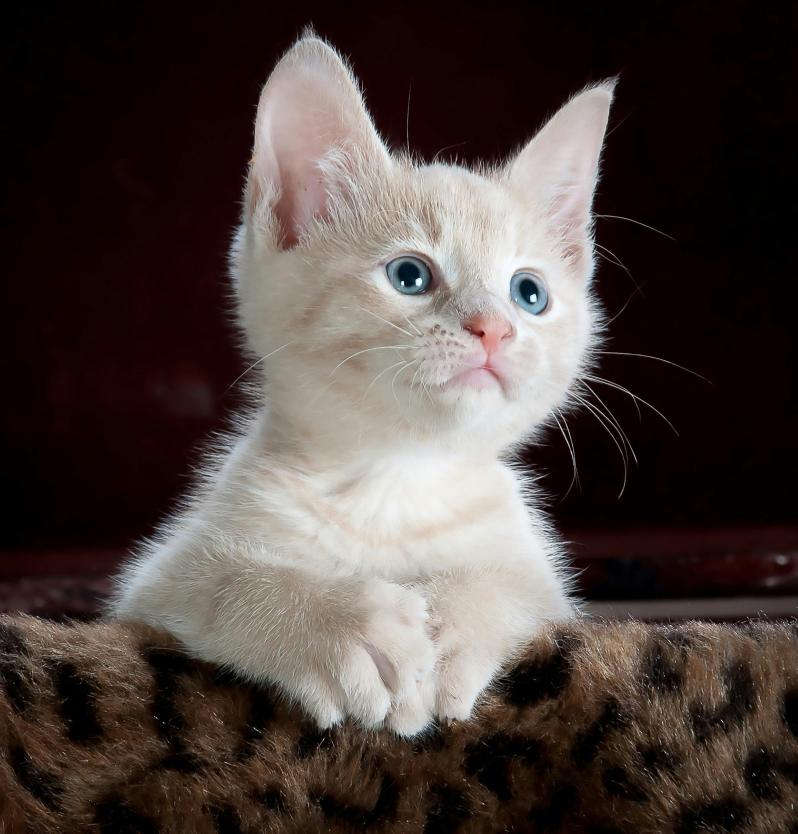
#> input picture 03_Matplotlib/images/cat.jpeg, 2392 x 2500 px, found by its file name (shown at 1/3 size)
$ jupyter execute 03_Matplotlib.ipynb
#> lines starting #> are read from the running program, lines starting #| are printed output that depends on the picture
[cell 1]
import numpy as np
import matplotlib.pyplot as plt

x = np.linspace(0, 20, 200)

# lets use numpy and get sin for each value of x
# without writing any loop explicitly
y = np.sin(x)

# create the plot
plt.plot(x, y)

# optional but a good practice
# let's give x and y axis names
plt.xlabel("x")
plt.ylabel("sin(x)")

# let's also give the plot a title
plt.title("Sin Wave")

# finally show our plot
plt.show()
#> figure, not shown here; curve peaks at x = 7.84, y = 1

[cell 2]
np.random.seed(42)

# Generate data for two classes
class1_x = np.random.normal(2, 0.5, 50)
class1_y = np.random.normal(2, 0.5, 50)
class2_x = np.random.normal(4, 0.5, 50)
class2_y = np.random.normal(4, 0.5, 50)

# Create the scatter plot
plt.scatter(class1_x, class1_y, color='blue', label='Class 1')
plt.scatter(class2_x, class2_y, color='green', label='Class 2')
plt.xlabel('Feature 1')
plt.ylabel('Feature 2')
plt.title('Scatter Plot for Classification')
plt.legend()
plt.grid(True)
plt.show()

[cell 3]
np.random.seed(42)

# Generate data for class 1 (below the curve y = x^2)
class1_x = np.random.uniform(-2, 2, 100)
class1_y = class1_x**2 - np.random.uniform(0.5, 3, 100)

# Generate data for class 2 (above the curve y = x^2)
class2_x = np.random.uniform(-2, 2, 100)
class2_y = class2_x**2 + np.random.uniform(0.5, 3, 100)

# Create the scatter plot
plt.scatter(class1_x, class1_y, color='blue', label='Class 1')
plt.scatter(class2_x, class2_y, color='red', label='Class 2')
plt.xlabel('Feature 1')
plt.ylabel('Feature 2')
plt.title('Scatter Plot for Classification with Quadratic Boundary')
plt.legend()
plt.grid(True)

plt.show()
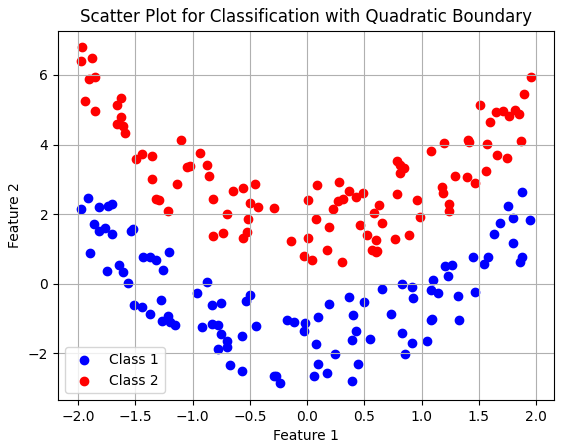
#> figure drawn by matplotlib, 1 panel

[cell 4]
import numpy as np
import matplotlib.pyplot as plt

# Set random seed for reproducibility
np.random.seed(42)

# Define the cubic function
def cubic_function(x):
    return x**3 - 2*x + 5

# Generate data for class 1 (below the curve y = x^3 - 2x + 5)
class1_x = np.random.uniform(-3, 3, 150)
class1_y = cubic_function(class1_x) - np.random.uniform(1, 10, 150)

# Generate data for class 2 (above the curve y = x^3 - 2x + 5)
class2_x = np.random.uniform(-3, 3, 150)
class2_y = cubic_function(class2_x) + np.random.uniform(1, 10, 150)

# Create the scatter plot
plt.scatter(class1_x, class1_y, color='blue', label='Class 1')
plt.scatter(class2_x, class2_y, color='red', label='Class 2')
plt.xlabel('Feature 1')
plt.ylabel('Feature 2')
plt.title('Scatter Plot for Classification with Cubic Boundary')
plt.legend()
plt.grid(True)

plt.show()
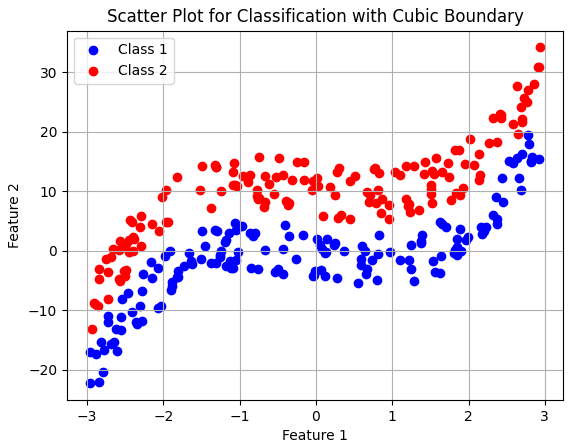
#> figure drawn by matplotlib, 1 panel

[cell 5]
import numpy as np
import matplotlib.pyplot as plt

# Set random seed for reproducibility
np.random.seed(42)

# Define the quadratic functions
def quadratic_function_1(x):
    return x**2 - 2

def quadratic_function_2(x):
    return -x**2 + 2

def quadratic_function_3(x):
    return x**2 + 2

# Generate data for class 1 (below the curve y = x^2 - 2)
class1_x = np.random.uniform(-2, 2, 100)
class1_y = quadratic_function_1(class1_x) - np.random.uniform(1, 3, 100)

# Generate data for class 2 (between the curves y = x^2 - 2 and y = -x^2 + 2)
class2_x = np.random.uniform(-2, 2, 100)
class2_y = np.random.uniform(quadratic_function_1(class2_x) + 0.5, quadratic_function_2(class2_x) - 0.5, 100)

# Generate data for class 3 (above the curve y = -x^2 + 2)
class3_x = np.random.uniform(-2, 2, 100)
class3_y = quadratic_function_2(class3_x) + np.random.uniform(1, 3, 100)

# Create the scatter plot
plt.scatter(class1_x, class1_y, color='blue', label='Class 1')
plt.scatter(class2_x, class2_y, color='green', label='Class 2')
plt.scatter(class3_x, class3_y, color='red', label='Class 3')
plt.xlabel('Feature 1')
plt.ylabel('Feature 2')
plt.title('Scatter Plot for Multi-Class Classification with Quadratic Boundaries')
plt.legend()
plt.grid(True)

# Plot the quadratic boundaries
x_curve = np.linspace(-2, 2, 400)
y_curve_1 = quadratic_function_1(x_curve)
y_curve_2 = quadratic_function_2(x_curve)
y_curve_3 = quadratic_function_3(x_curve)

plt.show()
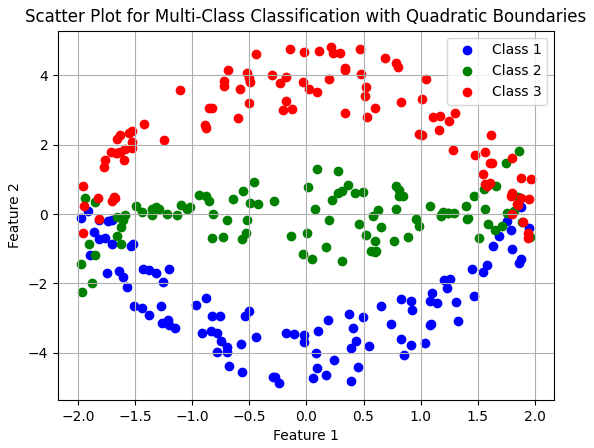
#> figure drawn by matplotlib, 1 panel

[cell 6]
import matplotlib.pyplot as plt
image_path = "C:\\Users\\rupan\\Downloads\\cat.jpeg"
image = plt.imread(image_path)
#> image is the input picture: shape (2500, 2392, 3); mean R, G, B 77.4, 66.8, 63.1

# displaying image
plt.imshow(image)
plt.show()

[cell 7]
from PIL import Image

image_url = "C:\\Users\\rupan\\Downloads\\cat.jpeg"
image = Image.open(image_url)
image_numpy = np.array(image)
print(image_numpy.shape)
#| (2500, 2392, 3)
print(image.size)
#| (2392, 2500)
resized_image = image.resize((image.width // 2, image.height // 2))
print(np.array(resized_image).shape)
#| (1250, 1196, 3)
cropped_image = image.crop((0, 0, 1200, 1200))
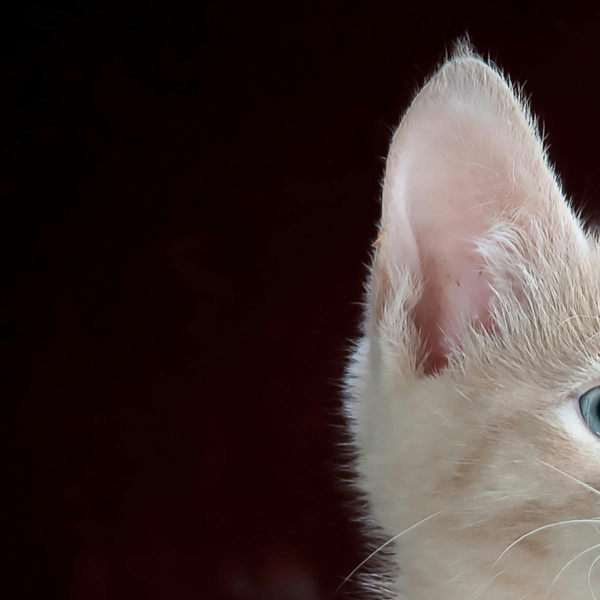
#> cropped_image: PIL image 1200x1200 RGB (shown at 1/2 size); mean R, G, B 63.1, 49.3, 47.3
print(np.array(resized_image).shape)
#| (1250, 1196, 3)
grayscale_image = image.convert('L')
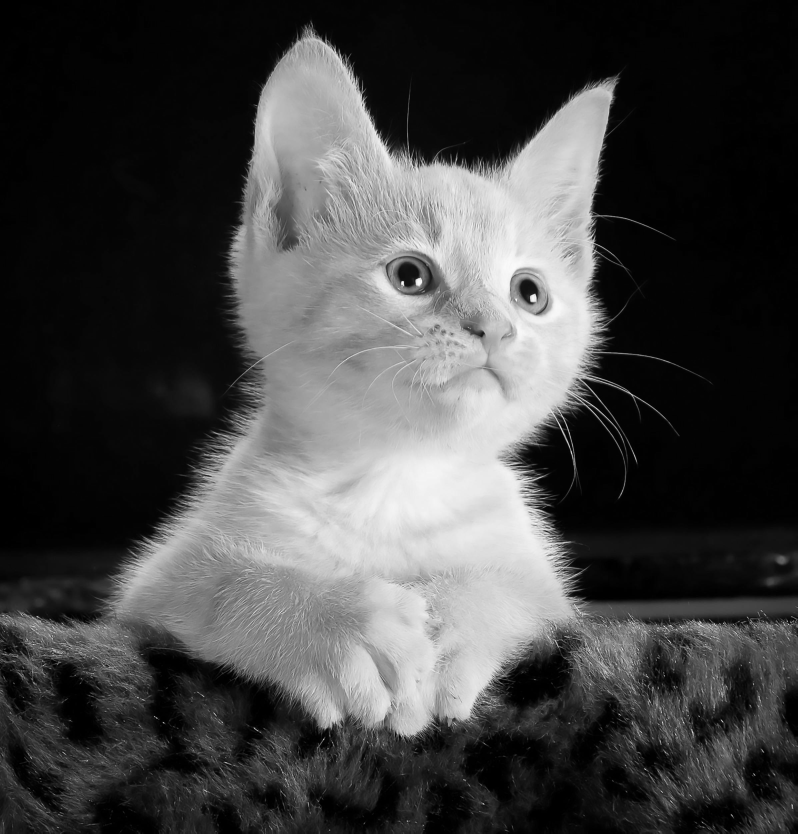
#> grayscale_image: PIL image 2392x2500 L (shown at 1/3 size); min 0, max 255, mean 69.5
print(np.array(grayscale_image).shape)
#| (2500, 2392)
rotated_image = image.rotate(-90)
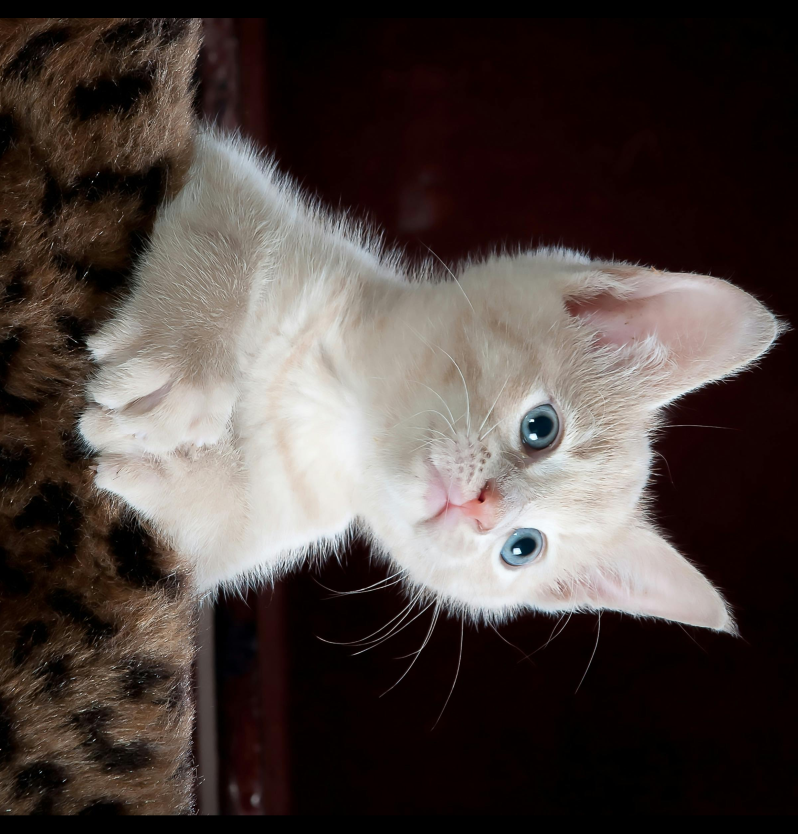
#> rotated_image: PIL image 2392x2500 RGB (shown at 1/3 size); mean R, G, B 76.5, 66.4, 62.8
print(np.array(rotated_image).shape)
#| (2500, 2392, 3)
image = Image.open(image_url)
# loading image in numpy array
image_numpy = np.array(image)
# getting each color channel by making a zero array and setting each channel
image_numpy_channel_1 = np.zeros(image_numpy.shape, dtype=int)
image_numpy_channel_1[:,:,0] = image_numpy[:,:,0]
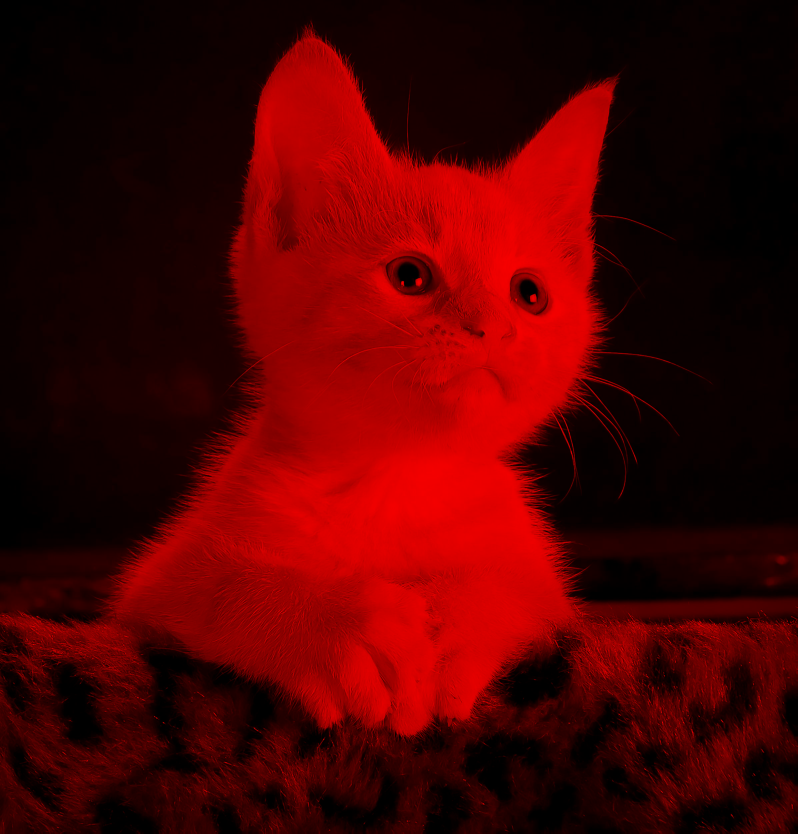
#> image_numpy_channel_1: shape (2500, 2392, 3) int64 (shown at 1/3 size); mean R, G, B 77.4, 0, 0

image_numpy_channel_2 = np.zeros(image_numpy.shape, dtype=int)
image_numpy_channel_2[:,:,1] = image_numpy[:,:,1]
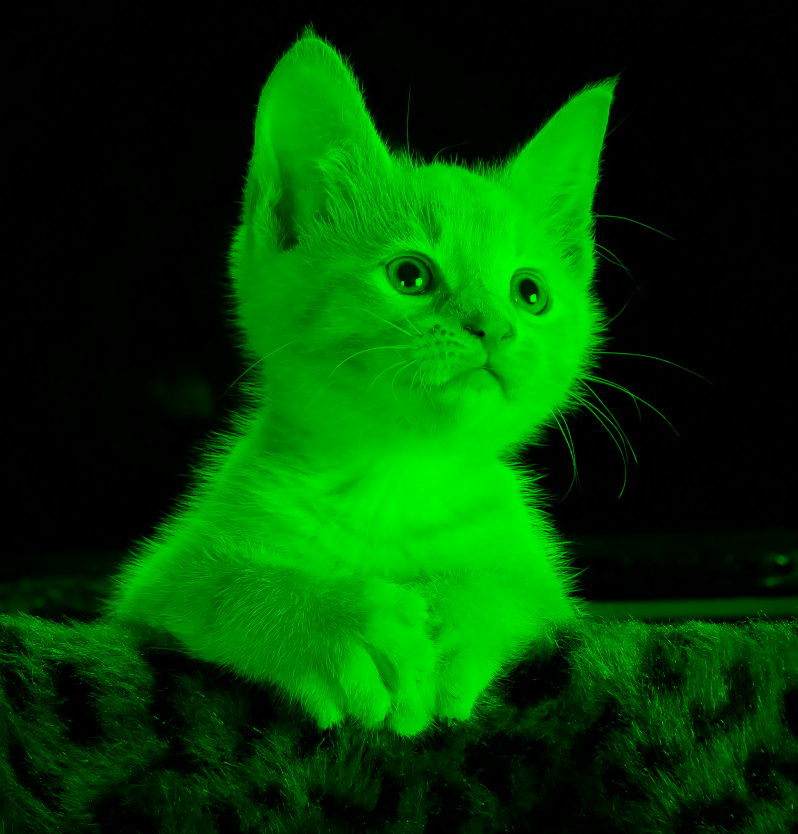
#> image_numpy_channel_2: shape (2500, 2392, 3) int64 (shown at 1/3 size); mean R, G, B 0, 66.8, 0

image_numpy_channel_3 = np.zeros(image_numpy.shape, dtype=int)
image_numpy_channel_3[:,:,2] = image_numpy[:,:,2]
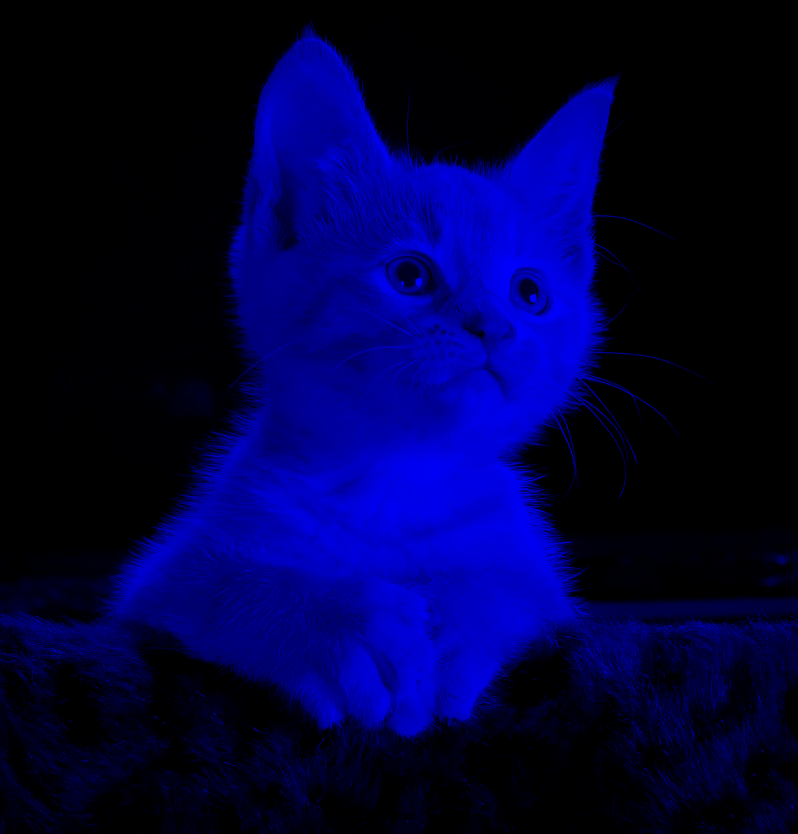
#> image_numpy_channel_3: shape (2500, 2392, 3) int64 (shown at 1/3 size); mean R, G, B 0, 0, 63.1

# creating a subplot
fig, axs = plt.subplots(1, 4, figsize=(12, 3))

# showing image on each subplot
axs[0].imshow(image_numpy)
axs[0].axis('off')

axs[1].imshow(image_numpy_channel_1)
axs[1].axis('off')

axs[2].imshow(image_numpy_channel_2)
axs[2].axis('off')

axs[3].imshow(image_numpy_channel_3)
axs[3].axis('off')

plt.show()
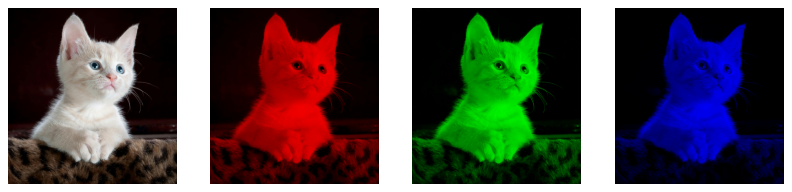
#> figure drawn by matplotlib, 4 panels
